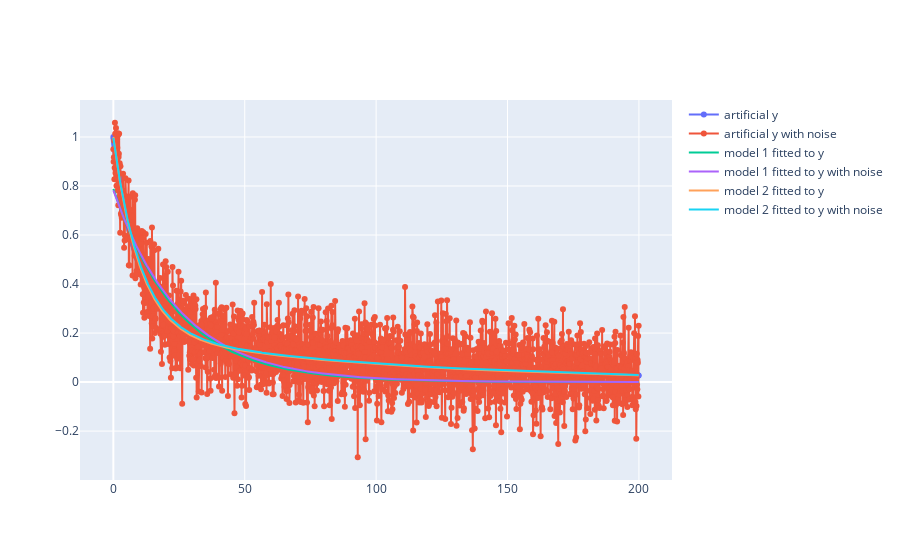

The code cell stored with this chart in its notebook:
### Markdown cell above
## 1. Fitting a model to data

1. Prepare an artificial data set composed of $t$ = \[0.0, 0.1, 0.2,..., 200\] and $y = 0.8e^{-c_1 t}+0.2 e^{-c_2 t}$ where $c_1$ = 0.1 and $c_2$ = 0.01. Then, use [`scipy.optimize.curve_fit`](https://docs.scipy.org/doc/scipy/reference/generated/scipy.optimize.curve_fit.html) to find the best fit of our "model" of the functional form $y = A \exp(-a t)$ where $A$ and $a$ are constant parameters.
2. Add gaussian noise ([`numpy.random.randn`](https://numpy.org/doc/stable/reference/random/generated/numpy.random.randn.html)) to the $y$ data and see how the model fitting is affected depending on the amplitude of the noise. Also, compare the results with a model with two exponential terms, $y = A_1 \exp(-a_1 t) + A_2 \exp(-a_2 t)$. How would you determine which model is better given the goodness of fit and number of parameters?
3. Load the data file `ipsc_acc_17711000.dat` (Use [`numpy.loadtxt`](https://numpy.org/doc/stable/reference/generated/numpy.loadtxt.html)). Note that the first and second column are time in millisecond and a time series derived from experimental data, respectively) and try to fit the sum-of-exponentials models to this data. Choose your best model/fit and describe how you validate the result.

### Code cell
import numpy as np
import scipy.optimize as op
import plotly.express as px
import plotly.graph_objects as go


# 1.
t = np.arange(0, 200, 0.1)
c1 = 0.1
c2 = 0.01
y = 0.8 * np.exp(- c1 * t) + 0.2 * np.exp(- c2 * t)

def model(t, A, a):
    return A * np.exp(-a*t)

params, _ = op.curve_fit(model, t, y, [1]*2)
res = model(t, *params)


# 2.
y_noise = y + np.random.normal(0, 0.1, len(y))

def model2(t, A1, a1, A2, a2):
    return A1 * np.exp(- a1 * t) + A2 * np.exp(- a2 * t)

params_noise, _ = op.curve_fit(model, t, y_noise, [1]*2)
res_noise = model(t, *params_noise)

params2, _ = op.curve_fit(model2, t, y, [0.5]*4)
res2 = model2(t, *params2)
params2_noise, _ = op.curve_fit(model2, t, y_noise, [0.5]*4)
res2_noise = model2(t, *params2_noise)


fig = go.Figure()
fig.add_trace(go.Scatter(x=t, y=y,
                    mode='markers+lines',
                    name='artificial y'))
fig.add_trace(go.Scatter(x=t, y=y_noise,
                    mode='markers+lines',
                    name='artificial y with noise'))
fig.add_trace(go.Scatter(x=t, y=res, 
                    mode='lines',
                    name='model 1 fitted to y'))
fig.add_trace(go.Scatter(x=t, y=res_noise,
                    mode='lines',
                    name='model 1 fitted to y with noise'))
fig.add_trace(go.Scatter(x=t, y=res2,
                    mode='lines',
                    name='model 2 fitted to y'))
fig.add_trace(go.Scatter(x=t, y=res2_noise,
                    mode='lines',
                    name='model 2 fitted to y with noise'))

fig.show()
print(params2, params2_noise)

### Figure 1 — Plotly figure (JSON) as saved in the notebook; plotly's stock layout.template omitted (floating-point values rounded to 4 significant figures; data arrays with more than 128 entries replaced by an {"elided": "..."} marker saying what was removed)
{"data": [{"mode": "markers+lines", "name": "artificial y", "type": "scatter", "x": {"elided": "2000 float values"}, "y": {"elided": "2000 float values"}}, {"mode": "markers+lines", "name": "artificial y with noise", "type": "scatter", "x": {"elided": "2000 float values"}, "y": {"elided": "2000 float values"}}, {"mode": "lines", "name": "model 1 fitted to y", "type": "scatter", "x": {"elided": "2000 float values"}, "y": {"elided": "2000 float values"}}, {"mode": "lines", "name": "model 1 fitted to y with noise", "type": "scatter", "x": {"elided": "2000 float values"}, "y": {"elided": "2000 float values"}}, {"mode": "lines", "name": "model 2 fitted to y", "type": "scatter", "x": {"elided": "2000 float values"}, "y": {"elided": "2000 float values"}}, {"mode": "lines", "name": "model 2 fitted to y with noise", "type": "scatter", "x": {"elided": "2000 float values"}, "y": {"elided": "2000 float values"}}], "layout": {}}
